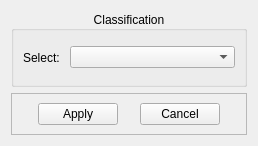
<?xml version="1.0" encoding="UTF-8"?>
<ui version="4.0">
 <class>EditPropertyWidget</class>
 <widget class="QWidget" name="EditPropertyWidget">
  <property name="geometry">
   <rect>
    <x>0</x>
    <y>0</y>
    <width>258</width>
    <height>146</height>
   </rect>
  </property>
  <property name="windowTitle">
   <string>Form</string>
  </property>
  <layout class="QVBoxLayout" name="verticalLayout" stretch="3,1">
   <item>
    <widget class="QGroupBox" name="classificationGroupBox">
     <property name="title">
      <string>Classification</string>
     </property>
     <property name="alignment">
      <set>Qt::AlignCenter</set>
     </property>
     <property name="flat">
      <bool>false</bool>
     </property>
     <layout class="QHBoxLayout" name="horizontalLayout_2" stretch="2,8">
      <item>
       <widget class="QLabel" name="label">
        <property name="text">
         <string>Select:</string>
        </property>
       </widget>
      </item>
      <item>
       <widget class="QComboBox" name="comboBox"/>
      </item>
     </layout>
    </widget>
   </item>
   <item>
    <widget class="QFrame" name="frame">
     <property name="frameShape">
      <enum>QFrame::StyledPanel</enum>
     </property>
     <property name="frameShadow">
      <enum>QFrame::Raised</enum>
     </property>
     <layout class="QHBoxLayout" name="horizontalLayout">
      <item>
       <spacer name="horizontalSpacer">
        <property name="orientation">
         <enum>Qt::Horizontal</enum>
        </property>
        <property name="sizeHint" stdset="0">
         <size>
          <width>40</width>
          <height>20</height>
         </size>
        </property>
       </spacer>
      </item>
      <item>
       <widget class="QPushButton" name="btn_Apply">
        <property name="text">
         <string>Apply</string>
        </property>
        <property name="icon">
         <iconset resource="../res.qrc">
          <normaloff>:/PointCloud/images/Yes.png</normaloff>:/PointCloud/images/Yes.png</iconset>
        </property>
       </widget>
      </item>
      <item>
       <spacer name="horizontalSpacer_3">
        <property name="orientation">
         <enum>Qt::Horizontal</enum>
        </property>
        <property name="sizeHint" stdset="0">
         <size>
          <width>40</width>
          <height>20</height>
         </size>
        </property>
       </spacer>
      </item>
      <item>
       <widget class="QPushButton" name="btn_Cancel">
        <property name="text">
         <string>Cancel</string>
        </property>
        <property name="icon">
         <iconset resource="../res.qrc">
          <normaloff>:/PointCloud/images/No.png</normaloff>:/PointCloud/images/No.png</iconset>
        </property>
       </widget>
      </item>
      <item>
       <spacer name="horizontalSpacer_2">
        <property name="orientation">
         <enum>Qt::Horizontal</enum>
        </property>
        <property name="sizeHint" stdset="0">
         <size>
          <width>40</width>
          <height>20</height>
         </size>
        </property>
       </spacer>
      </item>
     </layout>
    </widget>
   </item>
  </layout>
 </widget>
 <resources>
  <include location="../res.qrc"/>
 </resources>
 <connections/>
</ui>
